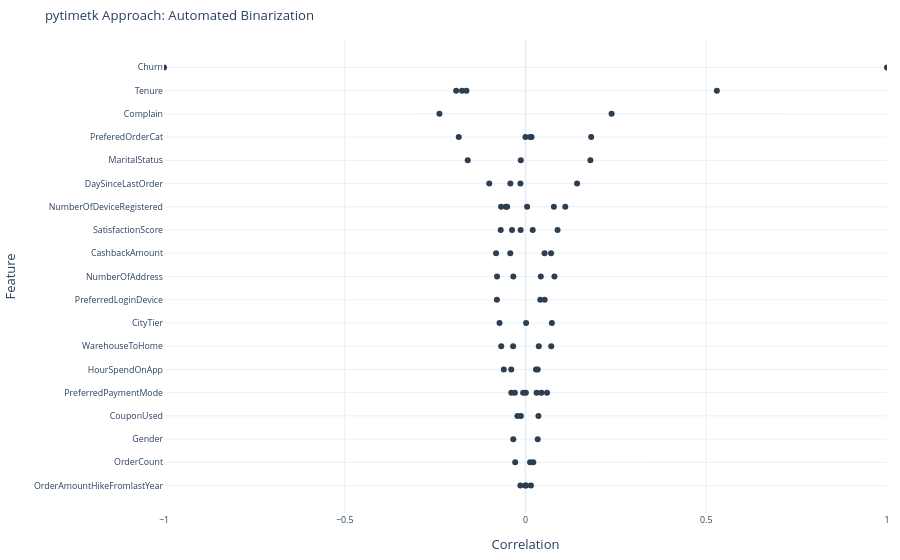

The notebook cell this image was saved under:
### Code cell
# --- 1. PREP DATA ---
# Drop ID and handle the 'Churn' target
df_for_corr = df_clean1.drop(columns=['CustomerID'])

# --- 2. THE MANUAL APPROACH (LEFT-STYLE LOGIC) ---
# We manually encode and plot to keep total control over colors/thresholds
df_encoded = pd.get_dummies(df_for_corr, drop_first=True)
corrs = df_encoded.corr()['Churn'].sort_values(ascending=True).drop('Churn')
colors = ['#ffcccb' if abs(val) > 0.1 else '#d3d3d3' for val in corrs.values]

plt.figure(figsize=(8, 10))
plt.barh(corrs.index, corrs.values, color=colors, edgecolor='black')
plt.title("Manual Approach: Full Control & Custom Colors")
plt.axvline(0, color='black', lw=1)
plt.grid(axis='x', alpha=0.3)
plt.show()

# --- 3. THE PYTIMETK APPROACH (YOUR PROJECT LOGIC) ---
# pytimetk automates the binarization and correlation calculation
print("Generating pytimetk Correlation Funnel...")

# Note: Ensure 'Churn' is the target. pytimetk usually appends '__1' or '__Yes' 
# to the binarized target name depending on its value.
df_correlated = df_for_corr.binarize().correlate(target="Churn__1")

# This creates its own Plotly/Matplotlib interactive chart
df_correlated.plot_correlation_funnel(title="pytimetk Approach: Automated Binarization")

### Figure 1 — Plotly figure (JSON) as saved in the notebook; plotly's stock layout.template omitted (floating-point values rounded to 4 significant figures)
{"data": [{"customdata": [["0"], ["1"], ["0.0_1.0"], ["0"], ["1"], ["1.0_8.0"], ["Laptop & Accessory"], ["Mobile Phone"], ["Single"], ["13.0_51.0"], ["8.0_13.0"], ["Married"], ["0.0_2.0"], ["6"], ["7.0_46.0"], ["5"], ["160.1_178.0"], ["6.0_22.0"], ["Mobile Phone"], ["1.0_2.0"], ["5"], ["3"], ["1"], ["21.0_127.0"], ["0.0_148.5"], ["1"], ["3"], ["5.0_9.0"], ["2.0"], ["COD"], ["1"], ["Phone"], ["148.5_160.1"], ["2"], ["E wallet"], ["2.0_3.0"], ["178.0_325.0"], ["3.0_7.0"], ["Computer"], ["-OTHER"], ["Debit Card"], ["2"], ["14.0_21.0"], ["1.0_2.0"], ["9.0_14.0"], ["3.0"], ["Female"], ["Male"], ["3.0_6.0"], ["-OTHER"], ["Credit Card"], ["4.0"], ["3.0_16.0"], ["0.0_1.0"], ["2.0_3.0"], ["3"], ["Mobile"], ["15.0_18.0"], ["13.0_15.0"], ["2.0_3.0"], ["4"], ["Fashion"], ["Divorced"], ["2.0_16.0"], ["1.0_2.0"], ["Cash on Delivery"], ["4"], ["18.0_26.0"], ["2"], ["UPI"], ["11.0_13.0"], ["-OTHER"]], "hoverlabel": {"font": {"size": 8.8}}, "hovertemplate": "correlation=%{x:.3f}<br>feature=%{y}<br>bin=%{customdata[0]}<extra></extra>", "legendgroup": "", "marker": {"color": "#2c3e50", "opacity": 1, "symbol": "circle"}, "mode": "markers", "name": "", "orientation": "h", "showlegend": false, "text": ["0", "1", "0.0_1.0", "0", "1", "1.0_8.0", "Laptop & Accessory", "Mobile Phone", "Single", "13.0_51.0", "8.0_13.0", "Married", "0.0_2.0", "6", "7.0_46.0", "5", "160.1_178.0", "6.0_22.0", "Mobile Phone", "1.0_2.0", "5", "3", "1", "21.0_127.0", "0.0_148.5", "1", "3", "5.0_9.0", "2.0", "COD", "1", "Phone", "148.5_160.1", "2", "E wallet", "2.0_3.0", "178.0_325.0", "3.0_7.0", "Computer", "-OTHER", "Debit Card", "2", "14.0_21.0", "1.0_2.0", "9.0_14.0", "3.0", "Female", "Male", "3.0_6.0", "-OTHER", "Credit Card", "4.0", "3.0_16.0", "0.0_1.0", "2.0_3.0", "3", "Mobile", "15.0_18.0", "13.0_15.0", "2.0_3.0", "4", "Fashion", "Divorced", "2.0_16.0", "1.0_2.0", "Cash on Delivery", "4", "18.0_26.0", "2", "UPI", "11.0_13.0", "-OTHER"], "type": "scatter", "x": [-1.0, 1.0, 0.5294, -0.2381, 0.2381, -0.1919, -0.1846, 0.1817, 0.1795, -0.1756, -0.1634, -0.1598, 0.1427, 0.1101, -0.1003, 0.08868, -0.08146, 0.08005, -0.07912, -0.07875, 0.07854, 0.07295, -0.07185, 0.0712, 0.07078, -0.06856, -0.06753, -0.06715, -0.06001, 0.05943, -0.05438, 0.05302, 0.05274, -0.05087, 0.04397, 0.04234, -0.0421, -0.04185, 0.04089, -0.03943, -0.03923, -0.03721, 0.0368, 0.0357, -0.03427, 0.03384, -0.03379, 0.03379, -0.03364, 0.03073, -0.02939, 0.02906, -0.0285, -0.02239, 0.02153, 0.02, 0.01667, 0.01503, -0.01419, -0.01404, -0.01349, 0.01309, -0.01302, -0.01272, 0.01269, -0.006498, 0.004437, 0.001747, 0.001592, 0.0009378, -0.0007616, -0.0001136], "xaxis": "x", "y": ["Churn", "Churn", "Tenure", "Complain", "Complain", "Tenure", "PreferedOrderCat", "PreferedOrderCat", "MaritalStatus", "Tenure", "Tenure", "MaritalStatus", "DaySinceLastOrder", "NumberOfDeviceRegistered", "DaySinceLastOrder", "SatisfactionScore", "CashbackAmount", "NumberOfAddress", "PreferredLoginDevice", "NumberOfAddress", "NumberOfDeviceRegistered", "CityTier", "CityTier", "WarehouseToHome", "CashbackAmount", "SatisfactionScore", "NumberOfDeviceRegistered", "WarehouseToHome", "HourSpendOnApp", "PreferredPaymentMode", "NumberOfDeviceRegistered", "PreferredLoginDevice", "CashbackAmount", "NumberOfDeviceRegistered", "PreferredPaymentMode", "NumberOfAddress", "CashbackAmount", "DaySinceLastOrder", "PreferredLoginDevice", "HourSpendOnApp", "PreferredPaymentMode", "SatisfactionScore", "WarehouseToHome", "CouponUsed", "WarehouseToHome", "HourSpendOnApp", "Gender", "Gender", "NumberOfAddress", "PreferredPaymentMode", "PreferredPaymentMode", "HourSpendOnApp", "OrderCount", "CouponUsed", "OrderCount", "SatisfactionScore", "PreferedOrderCat", "OrderAmountHikeFromlastYear", "OrderAmountHikeFromlastYear", "DaySinceLastOrder", "SatisfactionScore", "PreferedOrderCat", "MaritalStatus", "CouponUsed", "OrderCount", "PreferredPaymentMode", "NumberOfDeviceRegistered", "OrderAmountHikeFromlastYear", "CityTier", "PreferredPaymentMode", "OrderAmountHikeFromlastYear", "PreferedOrderCat"], "yaxis": "y"}], "layout": {"autosize": true, "font": {"size": 11}, "legend": {"font": {"size": 8.8}, "title": {"font": {"size": 8.8}}, "tracegroupgap": 0}, "margin": {"b": 40, "l": 10, "r": 10, "t": 40}, "showlegend": false, "title": {"font": {"size": 13.2}, "text": "pytimetk Approach: Automated Binarization"}, "xaxis": {"anchor": "y", "domain": [0, 1], "range": [-1, 1], "showticklabels": true, "tickfont": {"size": 8.8}, "title": {"text": "Correlation"}, "visible": true}, "yaxis": {"anchor": "x", "autorange": "reversed", "domain": [0, 1], "tickfont": {"size": 8.8}, "title": {"text": "Feature"}}}}
